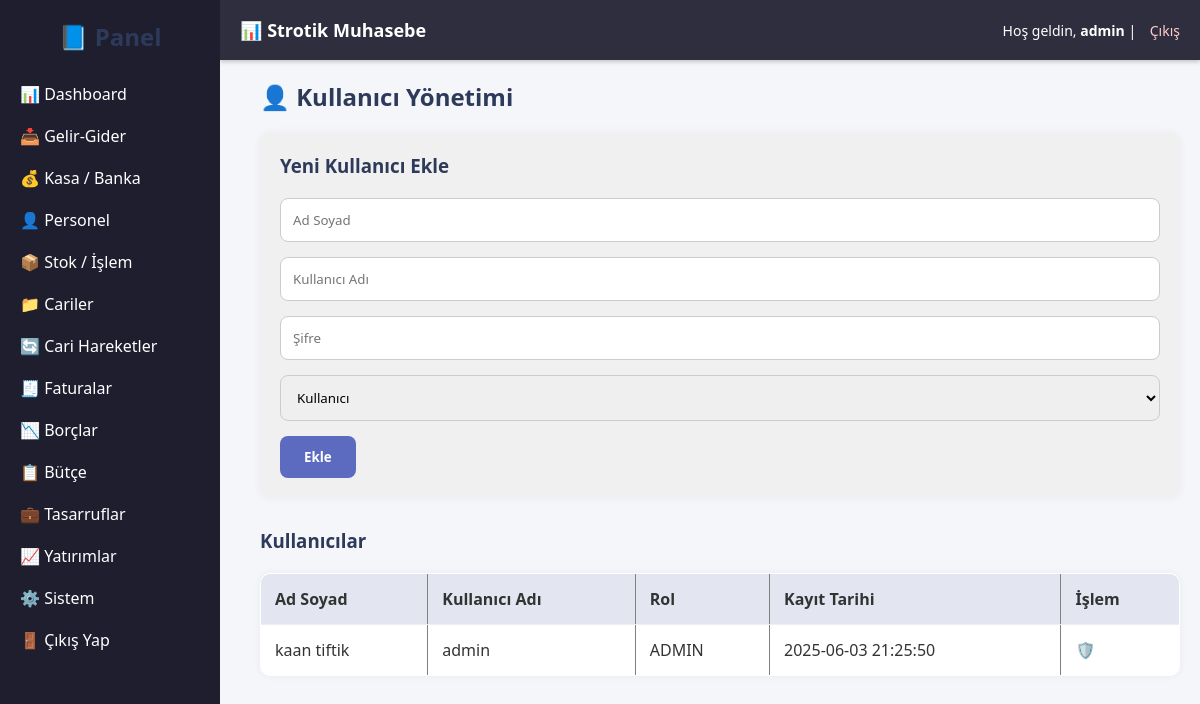
The app's page /pages/kullanicilar.php (signed in) with its own data.
### tables this page shows
CREATE TABLE `kullanicilar` (
  `id` int(11) NOT NULL,
  `ad_soyad` varchar(100) DEFAULT NULL,
  `kullanici_adi` varchar(50) DEFAULT NULL,
  `sifre` varchar(255) DEFAULT NULL,
  `rol` varchar(20) DEFAULT NULL,
  `kayit_tarihi` timestamp NULL DEFAULT current_timestamp()
);

### pages/kullanicilar.php (the view, shortened to what this page needs)
<?php
include '../includes/db.php';
include '../includes/header.php';
include '../includes/sidebar.php';
$veriler = $baglanti->query("SELECT * FROM kullanicilar ORDER BY kayit_tarihi DESC")->fetchAll(PDO::FETCH_ASSOC);
?>
<div style="margin-left: 240px; padding: 20px;">
    <h2>👤 Kullanıcı Yönetimi</h2>
    <form method="POST" style="background: #f0f0f0; padding: 20px; border-radius: 10px; margin-bottom: 30px;">
        <h3>Yeni Kullanıcı Ekle</h3>
        <input type="text" name="ad_soyad" placeholder="Ad Soyad" required>
        <input type="text" name="kullanici" placeholder="Kullanıcı Adı" required>
        <input type="password" name="sifre" placeholder="Şifre" required>
        <select name="rol">
            <option value="kullanici">Kullanıcı</option>
        </select>
        <button type="submit" name="ekle">Ekle</button>
    </form>
    <h3>Kullanıcılar</h3>
    <table border="1" cellpadding="8" cellspacing="0" style="width:100%; background: #fff;">
        <tr>
            <th>Ad Soyad</th>
            <th>Kullanıcı Adı</th>
            <th>Rol</th>
            <th>Kayıt Tarihi</th>
            <th>İşlem</th>
        </tr>
        <?php foreach ($veriler as $k): ?>
            <tr>
                <td><?= $k['ad_soyad'] ?></td>
                <td><?= $k['kullanici_adi'] ?></td>
                <td><?= strtoupper($k['rol']) ?></td>
                <td><?= $k['kayit_tarihi'] ?></td>
                <td>
                    <?php if ($_SESSION['kullanici_adi'] !== $k['kullanici_adi']): ?>
                        <a href="?sil=<?= $k['id'] ?>" onclick="return confirm('Silinsin mi?')">🗑️</a>
                    <?php else: ?>
                        <span>🛡️</span>
                    <?php endif; ?>
                </td>
            </tr>
        <?php endforeach; ?>
    </table>
</div>

### assets/style.css (style rules this page uses)
* { margin: 0; padding: 0; box-sizing: border-box; font-family: 'Segoe UI', sans-serif; }
body { background: #f4f6f9; color: #333; }
h2, h3 { margin-bottom: 20px; color: #2e3a59; }
form { background: #fff; padding: 25px; border-radius: 12px; box-shadow: 0 0 10px rgba(0,0,0,0.05); margin-bottom: 40px; }
form input, form select, form textarea { width: 100%; padding: 12px; margin-bottom: 15px; border: 1px solid #ccc; border-radius: 8px; transition: 0.2s; }
form button { background: #5c6bc0; color: white; border: none; padding: 12px 24px; border-radius: 8px; cursor: pointer; font-weight: bold; transition: 0.2s; }
table { width: 100%; border-collapse: collapse; background: white; border-radius: 10px; overflow: hidden; box-shadow: 0 0 8px rgba(0,0,0,0.05); }
table th, table td { padding: 14px; text-align: left; border-bottom: 1px solid #eee; }
table th { background: #e3e6f0; font-weight: 600; }

### includes/header.php (style rules this page uses)
body { padding-top: 60px; }

### records on screen
kullanicilar: ad_soyad "kaan tiftik", kullanici_adi "admin", rol "ADMIN", kayit_tarihi "2025-06-03 21:25:50"

### other values on screen
$_SESSION['kullanici_adi'] "admin"
